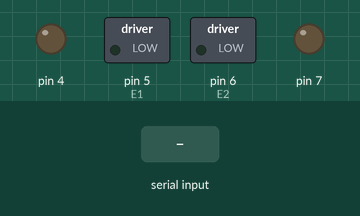
The sketch below on a simulated Arduino Uno, built with avr-gcc and run on an emulated ATmega328P. Parts: switched loads named in the sketch (green lamp = pin HIGH), output pins drawn as LEDs (lit = HIGH). The inputs (shaded band) are chosen by the test bench.

Above: at 1.2 s.
1.3 s: "2" received over Serial
At 2.0 s:
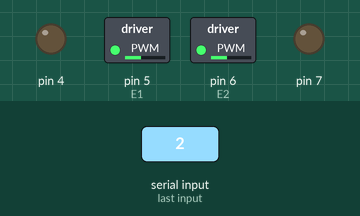
2.8 s: "3" received over Serial
At 3.1 s:
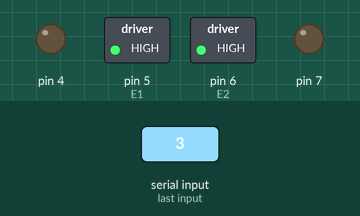
Timing chart, 0 to 5.8 s (numbered marks = the images above; inputs shaded):
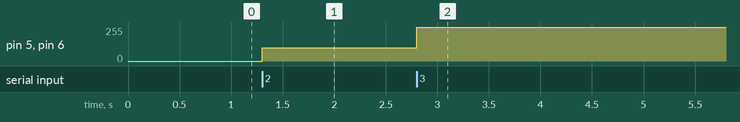

The sketch:

MotorSimple.ino
```cpp
//Note
//Pin 4 = Direction control for Motor 2
//Pin 5 = PWM control for Motor 2
//Pin 6 = PWM control for Motor 1
//Pin 7 = Direction control for Motor 1
int E1 = 5;
int M1 = 4;
int E2 = 6;
int M2 = 7;

void setup() {

  Serial.begin( 9600 );
  for (int i = 4; i <= 7; i++) //Pin 4 to 7 are used
      pinMode(i, OUTPUT);

}

void loop() {

  if (Serial.available()) {
        char input = Serial.read();
        switch(input){
            case '1':
                analogWrite(E1, 0); //0 power == stop
                analogWrite(E2, 0);
                break;
            case '2':
                analogWrite(E1, 100); //191 = 75% power
                analogWrite(E2, 100);
                break;
           case '3':
                analogWrite(E1, 255); //255 = max power
                analogWrite(E2, 255);
                break;

        }
     }
}
```

Measured:
- after the input at 1.3 s, pin 5 (E1), pin 6 (E2): 0/255 → 100/255 at once
- after the input at 2.8 s, pin 5 (E1), pin 6 (E2): 100/255 → 255/255 at once
